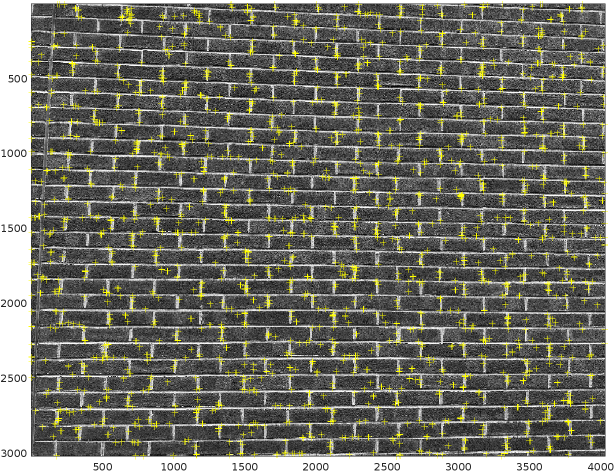
%> input picture LAB5/brick/1.png, 1229 x 943 px (shown at 1/2 size); its folder holds 4 pictures in this run
$ octave paranomic_brick.m   (GNU Octave 9; MATLAB toolbox functions it lacks are replaced by stand-ins)
%> lines starting %> are read from the running program, lines starting %| are printed output that depends on the picture


% Load in our images
buildingDir = "/MATLAB Drive/brick"
%
buildingScene = imageDatastore(buildingDir);

% Display images to be stitched
montage(buildingScene.Files)
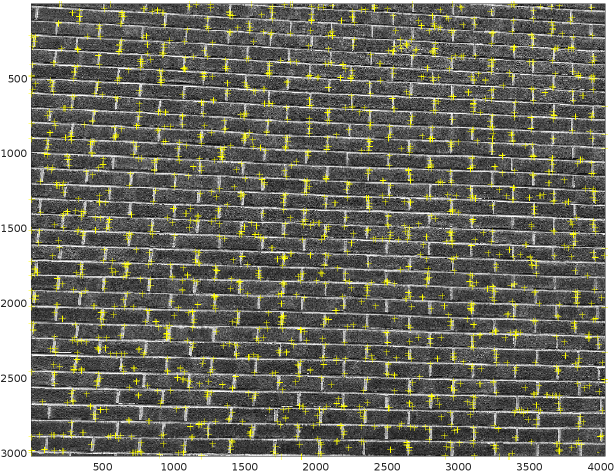
%> input picture LAB5/brick/2.png, 1229 x 943 px (shown at 1/2 size)
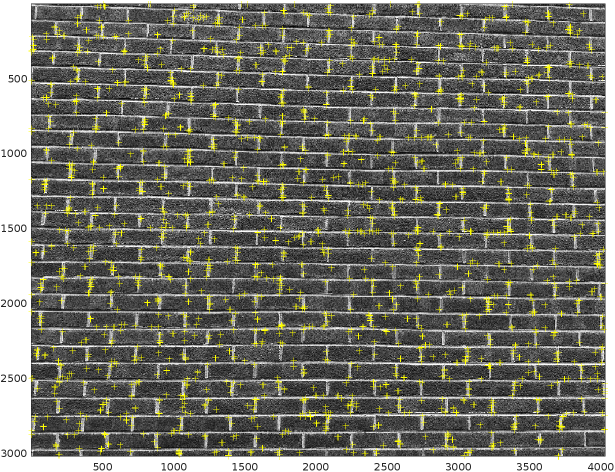
%> input picture LAB5/brick/3.png, 1229 x 943 px (shown at 1/2 size)
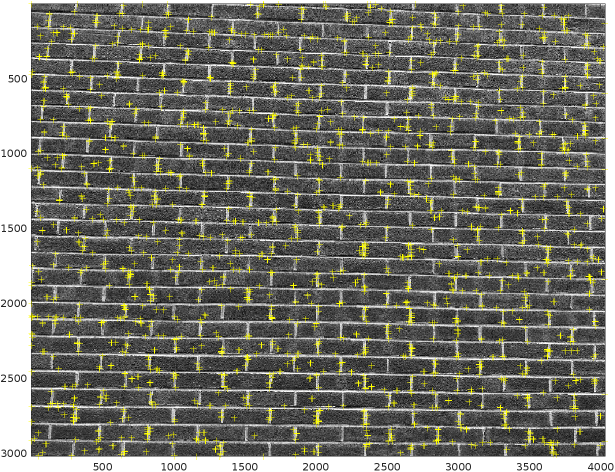
%> input picture LAB5/brick/4.png, 1229 x 943 px (shown at 1/2 size)

% Read the first image from the image set.
I = readimage(buildingScene, 1);
%> I is the input picture: size 943x1229x3 uint8; mean R, G, B 110.7, 110.7, 101.3

% Initialize features for I(1)
grayImage = rgb2gray(I);
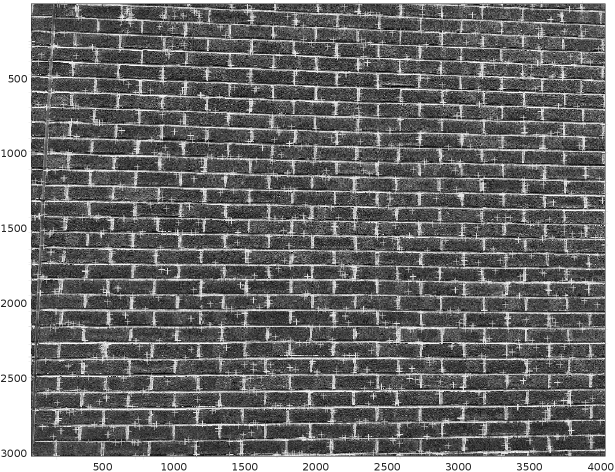
%> grayImage: size 943x1229 uint8 (shown at 1/2 size); min 0, max 255, mean 109.6

% Harris corner detector params
harris_params.N = 2000;      % Max # of intrest points
harris_params.tile = [10 10];  % Region distribution [3 3]

%> (the run ends here)
